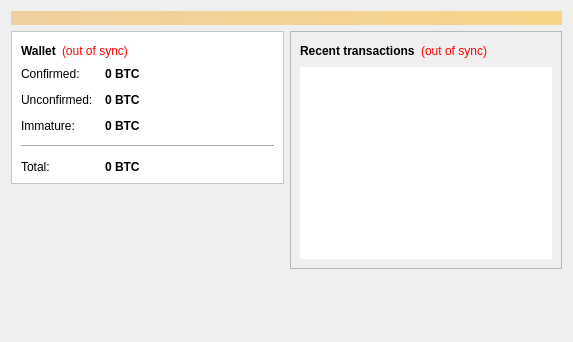
<?xml version="1.0" encoding="UTF-8"?>
<ui version="4.0">
 <class>OverviewPage</class>
 <widget class="QWidget" name="OverviewPage">
  <property name="geometry">
   <rect>
    <x>0</x>
    <y>0</y>
    <width>573</width>
    <height>342</height>
   </rect>
  </property>
  <property name="windowTitle">
   <string>Form</string>
  </property>
  <property name="autoFillBackground">
   <bool>true</bool>
  </property>
  <property name="styleSheet">
   <string notr="true"/>
  </property>
  <layout class="QVBoxLayout" name="topLayout">
   <item>
    <widget class="QLabel" name="labelAlerts">
     <property name="visible">
      <bool>false</bool>
     </property>
     <property name="styleSheet">
      <string notr="true">background-color: qlineargradient(x1: 0, y1: 0, x2: 1, y2: 0, stop:0 #F0D0A0, stop:1 #F8D488); color:#000000;</string>
     </property>
     <property name="wordWrap">
      <bool>true</bool>
     </property>
     <property name="margin">
      <number>3</number>
     </property>
    </widget>
   </item>
   <item>
    <layout class="QHBoxLayout" name="horizontalLayout" stretch="1,1">
     <item>
      <layout class="QVBoxLayout" name="verticalLayout_2">
       <item>
        <widget class="QFrame" name="frame">
         <property name="autoFillBackground">
          <bool>false</bool>
         </property>
         <property name="styleSheet">
          <string notr="true">background-color: rgb(255, 255, 255);</string>
         </property>
         <property name="frameShape">
          <enum>QFrame::StyledPanel</enum>
         </property>
         <property name="frameShadow">
          <enum>QFrame::Raised</enum>
         </property>
         <layout class="QVBoxLayout" name="verticalLayout_4">
          <item>
           <layout class="QHBoxLayout" name="horizontalLayout_4">
            <item>
             <widget class="QLabel" name="label_5">
              <property name="font">
               <font>
                <weight>75</weight>
                <bold>true</bold>
               </font>
              </property>
              <property name="text">
               <string>Wallet</string>
              </property>
             </widget>
            </item>
            <item>
             <widget class="QLabel" name="labelWalletStatus">
              <property name="toolTip">
               <string>The displayed information may be out of date. Your wallet automatically synchronizes with the ABCCoin network after a connection is established, but this process has not completed yet.</string>
              </property>
              <property name="styleSheet">
               <string notr="true">QLabel { color: red; }</string>
              </property>
              <property name="text">
               <string notr="true">(out of sync)</string>
              </property>
              <property name="alignment">
               <set>Qt::AlignLeading|Qt::AlignLeft|Qt::AlignVCenter</set>
              </property>
             </widget>
            </item>
            <item>
             <spacer name="horizontalSpacer_2">
              <property name="orientation">
               <enum>Qt::Horizontal</enum>
              </property>
              <property name="sizeHint" stdset="0">
               <size>
                <width>40</width>
                <height>20</height>
               </size>
              </property>
             </spacer>
            </item>
           </layout>
          </item>
          <item>
           <layout class="QFormLayout" name="formLayout_2">
            <property name="fieldGrowthPolicy">
             <enum>QFormLayout::AllNonFixedFieldsGrow</enum>
            </property>
            <property name="horizontalSpacing">
             <number>12</number>
            </property>
            <property name="verticalSpacing">
             <number>12</number>
            </property>
            <item row="0" column="0">
             <widget class="QLabel" name="label">
              <property name="text">
               <string>Confirmed:</string>
              </property>
             </widget>
            </item>
            <item row="0" column="1">
             <widget class="QLabel" name="labelBalance">
              <property name="font">
               <font>
                <weight>75</weight>
                <bold>true</bold>
               </font>
              </property>
              <property name="cursor">
               <cursorShape>IBeamCursor</cursorShape>
              </property>
              <property name="toolTip">
               <string>Your current spendable balance</string>
              </property>
              <property name="text">
               <string notr="true">0 BTC</string>
              </property>
              <property name="textInteractionFlags">
               <set>Qt::LinksAccessibleByMouse|Qt::TextSelectableByKeyboard|Qt::TextSelectableByMouse</set>
              </property>
             </widget>
            </item>
            <item row="1" column="0">
             <widget class="QLabel" name="label_3">
              <property name="text">
               <string>Unconfirmed:</string>
              </property>
             </widget>
            </item>
            <item row="1" column="1">
             <widget class="QLabel" name="labelUnconfirmed">
              <property name="font">
               <font>
                <weight>75</weight>
                <bold>true</bold>
               </font>
              </property>
              <property name="cursor">
               <cursorShape>IBeamCursor</cursorShape>
              </property>
              <property name="toolTip">
               <string>Total of transactions that have yet to be confirmed, and do not yet count toward the spendable balance</string>
              </property>
              <property name="text">
               <string notr="true">0 BTC</string>
              </property>
              <property name="textInteractionFlags">
               <set>Qt::LinksAccessibleByMouse|Qt::TextSelectableByKeyboard|Qt::TextSelectableByMouse</set>
              </property>
             </widget>
            </item>
            <item row="2" column="0">
             <widget class="QLabel" name="labelImmatureText">
              <property name="text">
               <string>Immature:</string>
              </property>
             </widget>
            </item>
            <item row="2" column="1">
             <widget class="QLabel" name="labelImmature">
              <property name="font">
               <font>
                <weight>75</weight>
                <bold>true</bold>
               </font>
              </property>
              <property name="toolTip">
               <string>Mined balance that has not yet matured</string>
              </property>
              <property name="text">
               <string notr="true">0 BTC</string>
              </property>
              <property name="textInteractionFlags">
               <set>Qt::LinksAccessibleByMouse|Qt::TextSelectableByKeyboard|Qt::TextSelectableByMouse</set>
              </property>
             </widget>
            </item>
            <item row="3" column="0" colspan="2">
             <widget class="Line" name="line">
              <property name="orientation">
               <enum>Qt::Horizontal</enum>
              </property>
             </widget>
            </item>
            <item row="4" column="0">
             <widget class="QLabel" name="labelTotalText">
              <property name="text">
               <string>Total:</string>
              </property>
             </widget>
            </item>
            <item row="4" column="1">
             <widget class="QLabel" name="labelTotal">
              <property name="font">
               <font>
                <weight>75</weight>
                <bold>true</bold>
               </font>
              </property>
              <property name="cursor">
               <cursorShape>IBeamCursor</cursorShape>
              </property>
              <property name="toolTip">
               <string>Your current total balance</string>
              </property>
              <property name="text">
               <string notr="true">0 BTC</string>
              </property>
              <property name="textInteractionFlags">
               <set>Qt::LinksAccessibleByMouse|Qt::TextSelectableByKeyboard|Qt::TextSelectableByMouse</set>
              </property>
             </widget>
            </item>
           </layout>
          </item>
         </layout>
        </widget>
       </item>
       <item>
        <spacer name="verticalSpacer">
         <property name="orientation">
          <enum>Qt::Vertical</enum>
         </property>
         <property name="sizeHint" stdset="0">
          <size>
           <width>20</width>
           <height>40</height>
          </size>
         </property>
        </spacer>
       </item>
       <item>
        <widget class="QLabel" name="label_2">
         <property name="layoutDirection">
          <enum>Qt::LeftToRight</enum>
         </property>
         <property name="styleSheet">
          <string notr="true"/>
         </property>
         <property name="text">
          <string/>
         </property>
         <property name="pixmap">
          <pixmap resource="../bitcoin.qrc">:/icons/bitcoin</pixmap>
         </property>
         <property name="indent">
          <number>-2</number>
         </property>
        </widget>
       </item>
      </layout>
     </item>
     <item>
      <layout class="QVBoxLayout" name="verticalLayout_3">
       <item>
        <widget class="QFrame" name="frame_2">
         <property name="frameShape">
          <enum>QFrame::StyledPanel</enum>
         </property>
         <property name="frameShadow">
          <enum>QFrame::Raised</enum>
         </property>
         <layout class="QVBoxLayout" name="verticalLayout">
          <item>
           <layout class="QHBoxLayout" name="horizontalLayout_2">
            <item>
             <widget class="QLabel" name="label_4">
              <property name="text">
               <string>&lt;b&gt;Recent transactions&lt;/b&gt;</string>
              </property>
             </widget>
            </item>
            <item>
             <widget class="QLabel" name="labelTransactionsStatus">
              <property name="toolTip">
               <string>The displayed information may be out of date. Your wallet automatically synchronizes with the ABCCoin network after a connection is established, but this process has not completed yet.</string>
              </property>
              <property name="styleSheet">
               <string notr="true">QLabel { color: red; }</string>
              </property>
              <property name="text">
               <string notr="true">(out of sync)</string>
              </property>
              <property name="alignment">
               <set>Qt::AlignRight|Qt::AlignTrailing|Qt::AlignVCenter</set>
              </property>
             </widget>
            </item>
            <item>
             <spacer name="horizontalSpacer">
              <property name="orientation">
               <enum>Qt::Horizontal</enum>
              </property>
              <property name="sizeHint" stdset="0">
               <size>
                <width>40</width>
                <height>20</height>
               </size>
              </property>
             </spacer>
            </item>
           </layout>
          </item>
          <item>
           <widget class="QListView" name="listTransactions">
            <property name="styleSheet">
             <string notr="true">
background-color: rgb(255, 255, 255);</string>
            </property>
            <property name="frameShape">
             <enum>QFrame::NoFrame</enum>
            </property>
            <property name="verticalScrollBarPolicy">
             <enum>Qt::ScrollBarAlwaysOff</enum>
            </property>
            <property name="horizontalScrollBarPolicy">
             <enum>Qt::ScrollBarAlwaysOff</enum>
            </property>
            <property name="selectionMode">
             <enum>QAbstractItemView::NoSelection</enum>
            </property>
           </widget>
          </item>
         </layout>
        </widget>
       </item>
       <item>
        <spacer name="verticalSpacer_2">
         <property name="orientation">
          <enum>Qt::Vertical</enum>
         </property>
         <property name="sizeHint" stdset="0">
          <size>
           <width>20</width>
           <height>40</height>
          </size>
         </property>
        </spacer>
       </item>
      </layout>
     </item>
    </layout>
   </item>
  </layout>
 </widget>
 <resources>
  <include location="../bitcoin.qrc"/>
 </resources>
 <connections/>
</ui>
